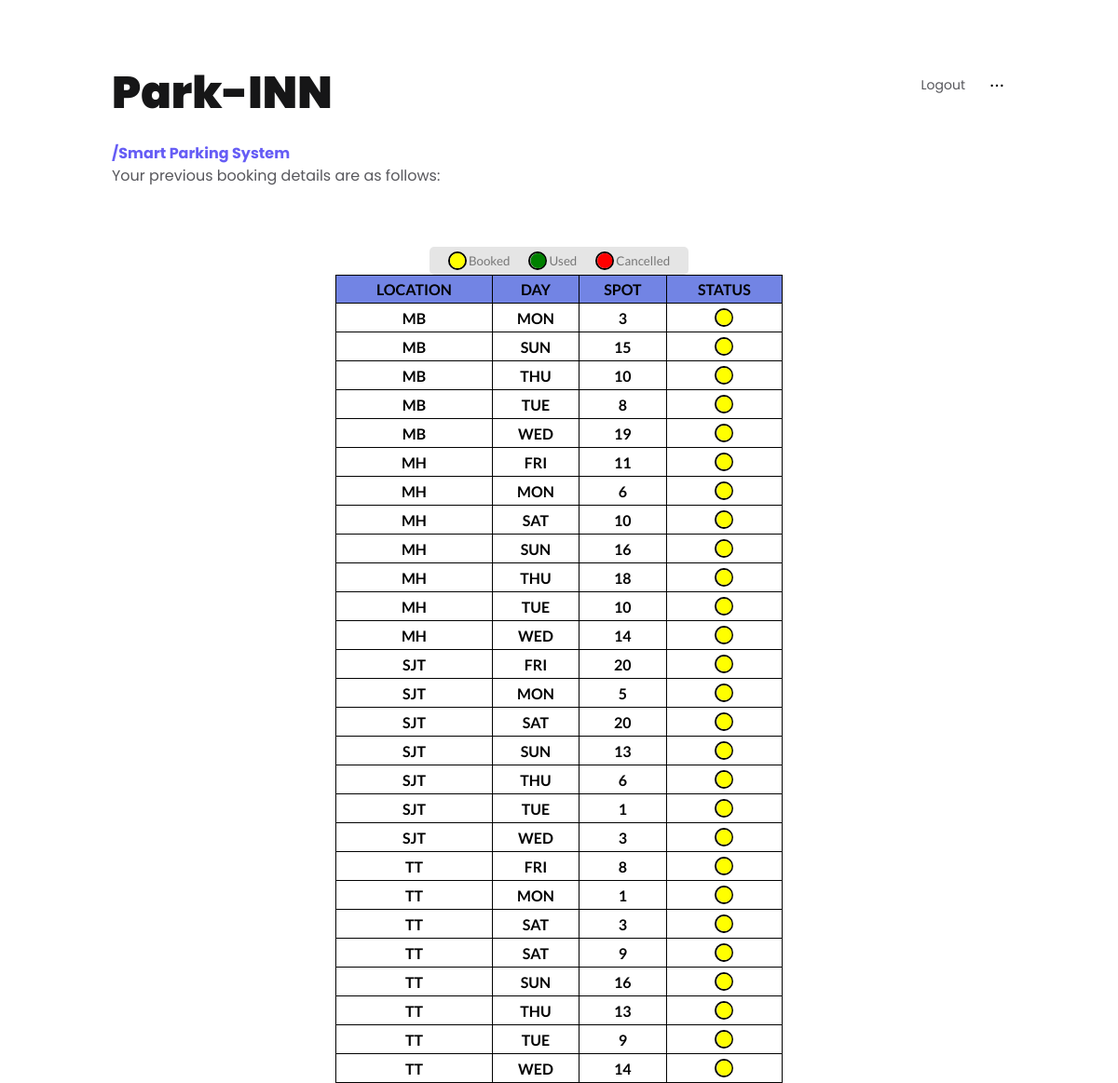
Page /viewbooking.php (signed in) on the committed database.
### tables this page shows
CREATE TABLE `bookings` (
  `email` varchar(225) NOT NULL,
  `location` varchar(255) NOT NULL,
  `day` varchar(255) NOT NULL,
  `spot` varchar(255) NOT NULL,
  `status` int NOT NULL
);

### viewbooking.php (the view, shortened to what this page needs)
<?php
include 'config.php';
 ?>
<!DOCTYPE html>
<html lang="en">
  <head>
    <link rel="stylesheet" href="style1.css" />
    <link rel="stylesheet" href="style.css" />
    <link rel="stylesheet" href="headstyle.css" />
  </head>
  <body>
      <div class="Pages__Page-sc-1clgew6-0 duyyqe">
        <header class="Pages__Header-sc-1clgew6-1 cqwXAW">
          <h1><a href="/sps/welcome.php">Park-INN</a></h1>
          <div class="Pages__HeaderMenu-sc-1clgew6-2 dcAzoj">
            <a href="/sps/logout.php" class="Pages__HeaderMenuItem-sc-1clgew6-3 cWLeOq">Logout</a>
            <button type="button" id="radix-id-0-5" aria-haspopup="menu" data-state="closed" aria-label="Dropdown Trigger" class="Dropdown__Trigger-sc-1roo6xo-0 iStbis"            >
            </button>
          </div>
        </header>
        <div class="Pages__Subheader-sc-1clgew6-6 dvfXtq">
          <div class="Pages__CurrentPage-sc-1clgew6-7 gmAhtH">
            /Smart Parking System
          </div>
          <p>
           Your previous booking details are as follows:
          </p>
        </div>
        <div class="new1">
          <ul class="showcase">
            <li>
              <i style='color:yellow; border:2px solid black; border-radius:50%;' class='fa fa-circle' aria-hidden='true'></i>
              <small>Booked</small>
            </li>
            <li>
              <i style='color:green; border:2px solid black; border-radius:50%;' class='fa fa-circle' aria-hidden='true'></i>
              <small>Used</small>
            </li>
            <li>
              <i style='color:red; border:2px solid black; border-radius:50%;' class='fa fa-circle' aria-hidden='true'></i>
              <small>Cancelled</small>
            </li>
          </ul>
        <?php
        $email=$_SESSION['email'];
        $sql="SELECT * FROM bookings WHERE email='$email' ORDER BY location,day";
        $result= mysqli_query($conn, $sql);
        echo "<table border='2'><tr><th>LOCATION</th><th>DAY</th><th>SPOT</th><th>STATUS</th></tr>";
        while($row=mysqli_fetch_array($result))
        {
        if ($row[4]=='0') {
          echo "<tr><td>".$row[1]."</td><td>".$row[2]."</td><td>".$row[3]."</td><td><i style='color:yellow; border:2px solid black; border-radius:50%;' class='fa fa-circle' aria-hidden='true'></i></td></tr>";
        }
        elseif ($row[4]=='1') {
          echo "<tr><td>".$row[1]."</td><td>".$row[2]."</td><td>".$row[3]."</td><td><i style='color:green; border:2px solid black; border-radius:50%;' class='fa fa-circle' aria-hidden='true'></i></td></tr>";
        }
        else {
          echo "<tr><td>".$row[1]."</td><td>".$row[2]."</td><td>".$row[3]."</td><td><i style='color:red; border:2px solid black; border-radius:50%;' class='fa fa-circle' aria-hidden='true'></i></td></tr>";
        }
        }
        echo "</table>";
         ?>
        </div>
        </div>
  </body>
</html>

### style1.css (style rules this page uses)
* { box-sizing: border-box; }
.new1 { background-color: white; color: black; display: flex; flex-direction: column; align-items: center; height: 100vh; font-family: "Lato", sans-serif; margin: 0; }
.showcase { background: rgba(0, 0, 0, 0.1); padding: 5px 10px; border-radius: 5px; color: #777; list-style-type: none; display: flex; justify-content: space-between; }
.showcase li { display: flex; align-items: center; justify-content: center; margin: 0 10px; }
.showcase li small { margin-left: 2px; }

### style.css (style rules this page uses)
* { margin: 0; padding: 0; box-sizing: border-box; }
body, input { font-family: "Poppins", sans-serif; }

### headstyle.css (style rules this page uses)
:root { --text: #58585d; --text-dark: #161617; --primary: #665df5; --primary-dark: #544af4; --line: #efefef; --bg: #fff; --bg-alt: #fdfdfd; --font: "Mulish", sans-serif; --font-size: 16px; --radius: 4px; --weight-normal: 400; --weight-semi: 700; --weight-bold: 900; --container: 80%; --container-max: 1356px; }
html { background: #ffffff; font-family: var(--font); font-size: var(--font-size); color: var(--text); -moz-osx-font-smoothing: grayscale; text-rendering: optimizeLegibility; -moz-font-feature-settings: "liga" on; box-sizing: border-box; padding: 0; margin: 0; }
body { padding: 0; margin: 0; }
*, *:before, *:after { box-sizing: inherit; }
a { -webkit-text-decoration: none; text-decoration: none; color: inherit; }
h1 { color: var(--text-dark); font-weight: var(--weight-bold); font-size: 32px; margin-top: 0; margin-bottom: 16px; }
@media (min-width: 600px) { h1 { font-size: 48px; } }
p { line-height: 1.5; }
.duyyqe { width: 1356px; max-width: 80%; margin: 0 auto; padding: 64px 0; }
.cqwXAW { display: -webkit-box; display: -webkit-flex; display: -ms-flexbox; display: flex; -webkit-box-pack: justify; -webkit-justify-content: space-between; -ms-flex-pack: justify; justify-content: space-between; -webkit-align-items: flex-start; -webkit-box-align: flex-start; -ms-flex-align: flex-start; align-items: flex-start; }
.cqwXAW h1 { cursor: pointer; }
.dcAzoj { padding-top: 10px; -webkit-user-select: none; -moz-user-select: none; -ms-user-select: none; user-select: none; display: -webkit-box; display: -webkit-flex; display: -ms-flexbox; display: flex; -webkit-align-items: center; -webkit-box-align: center; -ms-flex-align: center; align-items: center; }
@media (min-width: 600px) { .dcAzoj { padding-top: 16px; } }
.cWLeOq { margin-left: 8px; font-size: 13px; cursor: pointer; }
@media (min-width: 600px) { .cWLeOq { font-size: 14px; margin-left: 12px; } }
@media (min-width: 1200px) { .cWLeOq { margin-left: 24px; -webkit-transition: color 0.3s; transition: color 0.3s; } }
.dvfXtq { width: 100%; max-width: 560px; margin-bottom: 64px; }
.gmAhtH { color: var(--primary); font-weight: var(--weight-semi); }
.iStbis { background-color: transparent; border: none; padding: 0; margin-left: 16px; cursor: pointer; }
@media (min-width: 600px) { .iStbis { margin-left: 24px; } }
.iStbis svg { padding-top: 4px; width: 20px; height: 20px; }

### viewbooking.php (style rules this page uses)
table,td,th { border: 1px solid black; }
table { border-collapse: collapse; width: 50%; }
td,th { font-weight: bold; text-transform: uppercase; padding: 5px; text-align: center; }
th { background-color: #7284E4; }

### rows in the picture
bookings: location "MB", day "MON", spot "3"
bookings: location "MB", day "SUN", spot "15"
bookings: location "MB", day "THU", spot "10"
bookings: location "MB", day "TUE", spot "8"
bookings: location "MB", day "WED", spot "19"
bookings: location "MH", day "FRI", spot "11"
bookings: location "MH", day "MON", spot "6"
bookings: location "MH", day "SAT", spot "10"
bookings: location "MH", day "SUN", spot "16"
bookings: location "MH", day "THU", spot "18"
bookings: location "MH", day "TUE", spot "10"
bookings: location "MH", day "WED", spot "14"
bookings: location "SJT", day "FRI", spot "20"
bookings: location "SJT", day "MON", spot "5"
bookings: location "SJT", day "SAT", spot "20"
bookings: location "SJT", day "SUN", spot "13"
bookings: location "SJT", day "THU", spot "6"
bookings: location "SJT", day "TUE", spot "1"
bookings: location "SJT", day "WED", spot "3"
bookings: location "TT", day "FRI", spot "8"
bookings: location "TT", day "MON", spot "1"
bookings: location "TT", day "SAT", spot "3"
bookings: location "TT", day "SAT", spot "9"
bookings: location "TT", day "SUN", spot "16"
bookings: location "TT", day "THU", spot "13"
bookings: location "TT", day "TUE", spot "9"
bookings: location "TT", day "WED", spot "14"
